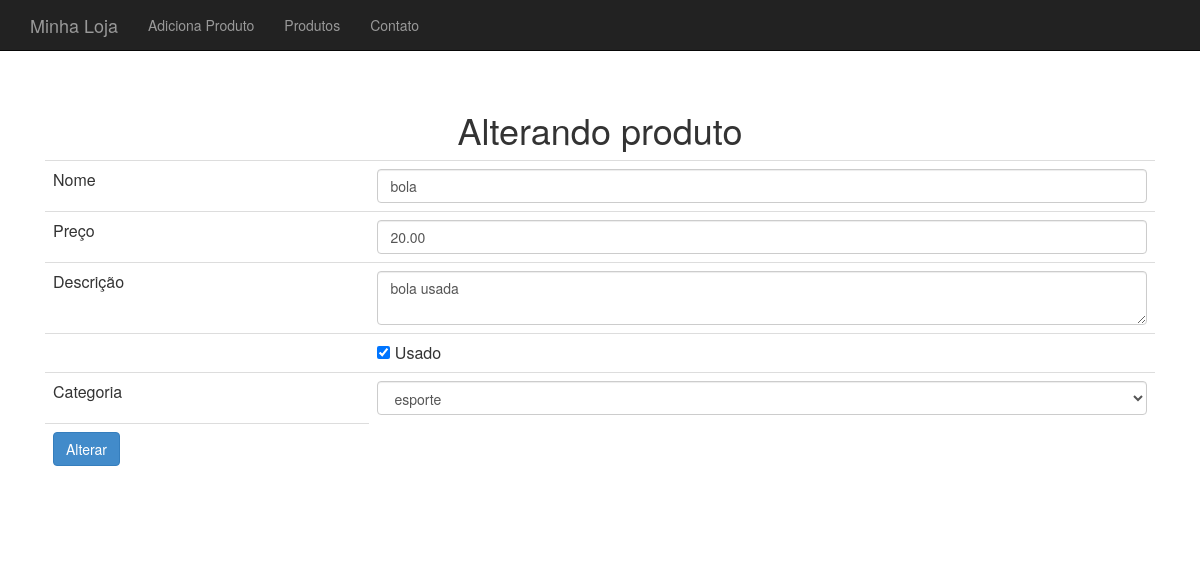
Page /produto-altera-formulario.php?id=12 on the committed database.
### tables this page shows
CREATE TABLE IF NOT EXISTS `produtos` (
  `id` int(11) NOT NULL AUTO_INCREMENT,
  `nome` varchar(255) DEFAULT NULL,
  `preco` decimal(10,2) DEFAULT NULL,
  `descricao` text,
  `categoria_id` int(11) DEFAULT NULL,
  `usado` tinyint(1) DEFAULT '0',
  PRIMARY KEY (`id`)
);

### banco-produto.php (called while the page is built, shortened)
<?php
function buscaProduto($conexao, $id) {
    $query = "select * from produtos where id = {$id}";
    $resultado = mysqli_query($conexao, $query);
    return mysqli_fetch_assoc($resultado);
}

### banco-categoria.php (called while the page is built, shortened)
<?php
function listaCategorias($conexao) {
    $categorias = array();
    $query = "select * from categorias";
    $resultado = mysqli_query($conexao, $query);
    while ($categoria = mysqli_fetch_assoc($resultado)) {
        array_push($categorias, $categoria);
    }
    return $categorias;
}

### produto-formulario-base.php (the view)
<tr>
    <td>Nome</td>
    <td> <input class="form-control" type="text" name="nome" value="<?= $produto['nome'] ?>"></td>
</tr>
<tr>
    <td>Preço</td>
    <td><input  class="form-control" type="number" name="preco"
                value="<?= $produto['preco'] ?>"></td>
</tr>
<tr>
    <td>Descrição</td>
    <td><textarea class="form-control" name="descricao"><?= $produto['descricao'] ?></textarea></td>
</tr>
<tr>
    <td></td>
    <td><input type="checkbox" name="usado" <?= $usado ?> value="true"> Usado
</tr>
<tr>
    <td>Categoria</td>
    <td>
        <select name="categoria_id" class="form-control">
            <?php
            foreach ($categorias as $categoria) :
                $essaEhACategoria = $produto['categoria_id'] == $categoria['id'];
                $selecao = $essaEhACategoria ? "selected='selected'" : "";
                ?>
                <option value="<?= $categoria['id'] ?>" <?= $selecao ?>>
                    <?= $categoria['nome'] ?>
                </option>
            <?php endforeach ?>
        </select>
    </td>
</tr>

### css/loja.css (style rules this page uses)
body { padding-top: 50px; }

### rows in the picture
produtos: nome "bola", preco "20.00", descricao "bola usada"

### other values in the picture
form field categoria_id "esporte"
